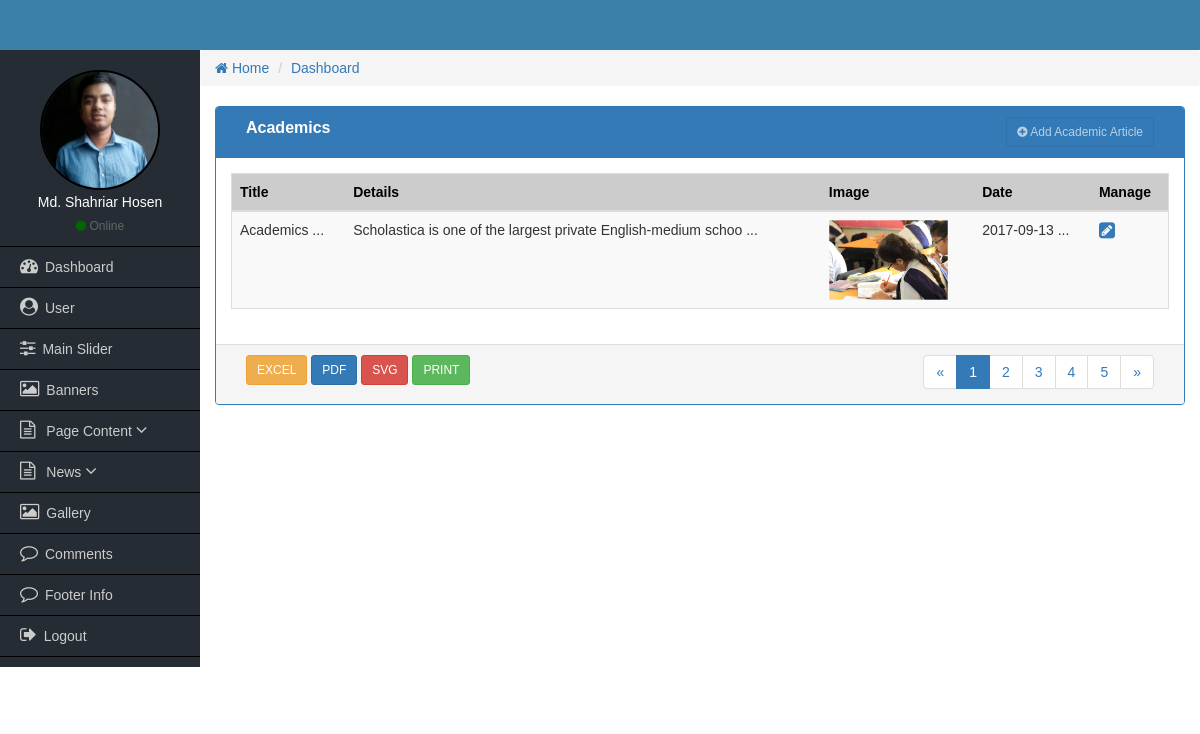
/admin/academic-content.php (signed in), run on an earlier commit of the app's database.
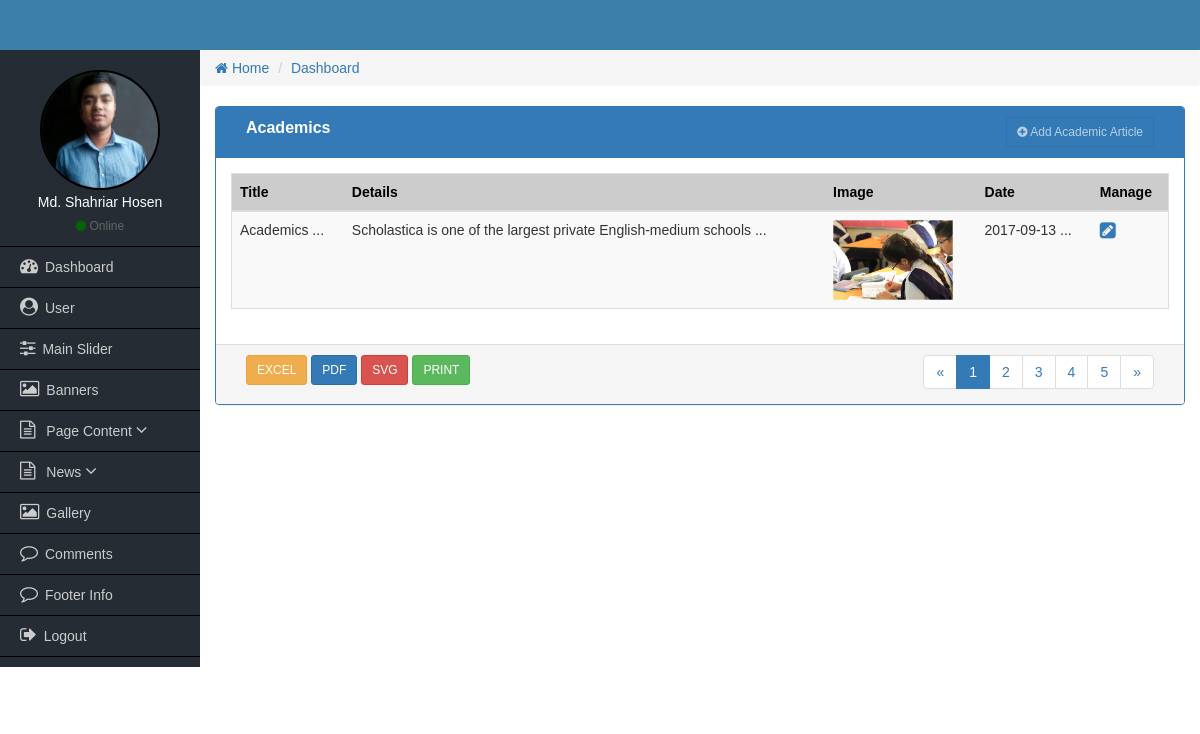
And on a later commit of the database.
### tables this page shows
CREATE TABLE `posts` (
  `post_id` int(11) NOT NULL,
  `post_title` varchar(100) NOT NULL,
  `post_subtitle` varchar(100) NOT NULL,
  `post_details` longtext NOT NULL,
  `post_btn_txt` varchar(20) NOT NULL,
  `post_btn_url` varchar(100) NOT NULL,
  `post_date` datetime NOT NULL,
  `post_image` varchar(255) NOT NULL,
  `post_cat_id` int(11) NOT NULL
);

### admin/academic-content.php (the view, shortened to what this page needs)
<?php
	require_once('functions/admin-functions.php');
  if($_SESSION['role'] <=2){
?>
<div class="col-md-12">
    <div class="panel panel-primary">
        <div class="panel-heading">
            <div class="col-md-9 heading_title">
                  Academics
             </div>
             <div class="col-md-3 text-right">
                <a href="add-user.php" class="btn btn-sm btn btn-primary" disabled><i class="fa fa-plus-circle"></i> Add Academic Article</a>
            </div>
            <div class="clearfix"></div>
        </div>
      <div class="panel-body">
          <table class="table table-responsive table-striped table-hover table_cus">
              <thead class="table_head">
                <tr>
                    <th>Title</th>
                    <th>Details</th>
                    <th class="hidden-xs">Image</th>
                    <th class="hidden-xs">Date</th>
                    <th>Manage</th>
                </tr>
              </thead>
              <tbody>
                <?php
                  $query = "SELECT * FROM posts WHERE post_cat_id='2' ";
                  $sqlQuery = mysqli_query($dbconnect, $query);
                  $row = mysqli_fetch_array($sqlQuery); ?>
                  <tr>
                      <td><?= substr($row['post_title'],0, 15); ?> ...</td>
                      <td><?= substr($row['post_details'],0, 65); ?> ...</td>
                      <td class="hidden-xs">
                        <?php
                          if($row['post_image'] == '') : ?>
                            <img src="uploads/noimagefound.jpg" height="80" alt="">
                          <?php else: ?>
                            <img src="uploads/<?= $row['post_image']; ?>" height="80" alt="">
                          <?php endif; ?>
                      </td>
                      <td><?= substr($row['post_date'],0,10); ?> ...</td>
                      <td>
                          <a href="edit-academic.php?academic_id=<?= $row['post_id']; ?>"><i class="fa fa-pencil-square fa-lg"></i></a>
                      </td>
                  </tr>
              </tbody>
          </table>
      </div>
      <div class="panel-footer">
        <div class="col-md-4">
            <a href="#" class="btn btn-sm btn-warning">EXCEL</a>
            <a href="#" class="btn btn-sm btn-primary">PDF</a>
            <a href="#" class="btn btn-sm btn-danger">SVG</a>
            <a href="#" class="btn btn-sm btn-success">PRINT</a>
        </div>
        <div class="col-md-4">
        </div>
        <div class="col-md-4 text-right">
            <nav aria-label="Page navigation">
              <ul class="pagination pagina_cus">
                <li>
                  <a href="#" aria-label="Previous">
                    <span aria-hidden="true">&laquo;</span>
                  </a>
                </li>
                <li class="active"><a href="#">1</a></li>
                <li><a href="#">2</a></li>
                <li><a href="#">3</a></li>
                <li><a href="#">4</a></li>
                <li><a href="#">5</a></li>
                <li>
                  <a href="#" aria-label="Next">
                    <span aria-hidden="true">&raquo;</span>
                  </a>
                </li>
              </ul>
            </nav>
        </div>
        <div class="clearfix"></div>
      </div>
    </div>
</div>
<?php
  }else{
    echo "Access Denied!";
  }
?>

What changed in the data, as far as the page shows it:
changed posts "Academics": post_details "Scholastica is one of the largest private English-medium schoo" → "Scholastica is one of the largest private English-medium schools"
